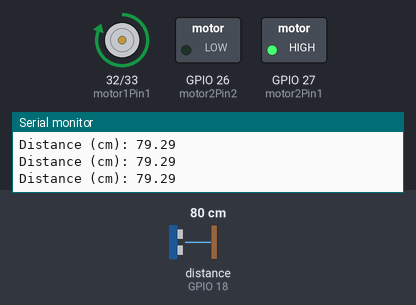
The sketch below on a simulated ESP32. Shown: motor-driver pin pairs drawn as motors (green arrow = first pin HIGH = forward, orange = second pin HIGH = backward, longer = more drive), switched loads named in the sketch (green lamp = pin HIGH), the last lines printed to the serial monitor. Wiring (inferred from the names in the program): ultrasonic range finder: trigger GPIO 5; echo GPIO 18. The test bench sets the inputs (shaded band); at power-on: distance to the obstacle (sensor on GPIO 18) 80 cm. The echo pulse lasts 58.3 µs per cm; pins used as bus, display or sensor lines are not drawn.

Above: at 1.2 s.
1.3 s: distance to the obstacle (sensor on GPIO 18) set to 17 cm
2.8 s: distance to the obstacle (sensor on GPIO 18) set to 14 cm
At 4.0 s:
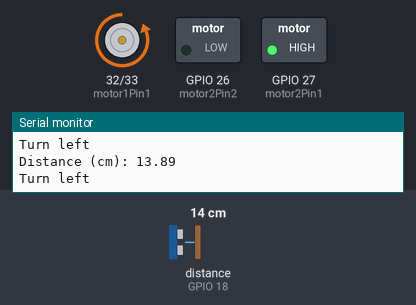
4.3 s: distance to the obstacle (sensor on GPIO 18) set to 18 cm
At 5.5 s:
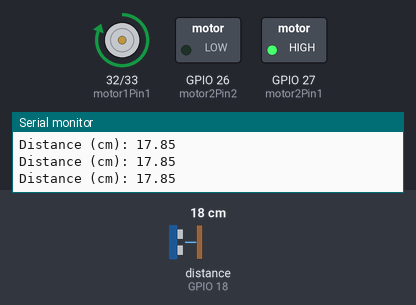
5.9 s: distance to the obstacle (sensor on GPIO 18) set to 2 cm
At 6.4 s:
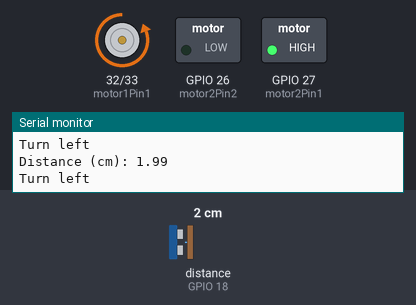
Timing chart, 0 to 8.4 s (numbered marks = the images above; inputs shaded):
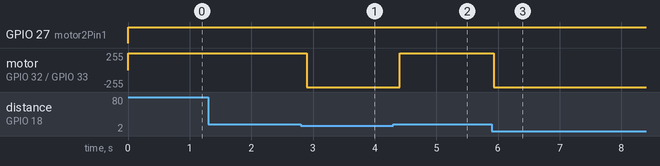

The sketch:

obstacle_avoid.ino
```cpp
int motor1Pin1 = 32;
int motor1Pin2 = 33;

int motor2Pin1 = 27;
int motor2Pin2 = 26;

const int trigPin = 5;
const int echoPin = 18;

//define sound speed in cm/uS
#define SOUND_SPEED 0.034

long duration;
float distanceCm;


// Setting PWM properties
const int freq = 30000;
const int pwmChannel0 = 0;
const int pwmChannel1 = 1;
const int pwmChannel2 = 2;
const int pwmChannel3 = 3;
const int resolution = 8;
int dutyCycle = 200;

void setup() {

  Serial.begin(115200); // Starts the serial communication
  pinMode(trigPin, OUTPUT); // Sets the trigPin as an Output
  pinMode(echoPin, INPUT); // Sets the echoPin as an Input

  // sets the pins as outputs:
  pinMode(motor1Pin1, OUTPUT);
  pinMode(motor1Pin2, OUTPUT);
  pinMode(motor2Pin1, OUTPUT);
  pinMode(motor2Pin2, OUTPUT);

  // configure PWM functionalitites
  ledcSetup(pwmChannel0, freq, resolution);
  ledcSetup(pwmChannel1, freq, resolution);
  ledcSetup(pwmChannel2, freq, resolution);
  ledcSetup(pwmChannel3, freq, resolution);

  // attach the channel to the GPIO to be controlled
  ledcAttachPin(motor1Pin1, pwmChannel0);
  ledcAttachPin(motor1Pin2, pwmChannel1);
  ledcAttachPin(motor2Pin1, pwmChannel2);
  ledcAttachPin(motor2Pin2, pwmChannel3);

  Serial.begin(115200);

  // testing
  Serial.print("Testing DC Motor...");
}


void go_forward(int LSpeed,int RSpeed){

  if(LSpeed > 0){
  ledcWrite(pwmChannel0, LSpeed);
  ledcWrite(pwmChannel1, 0);

  }
  else{
    ledcWrite(pwmChannel0, 0);
  ledcWrite(pwmChannel1, -LSpeed);
  }

  if(RSpeed > 0){
    ledcWrite(pwmChannel2, RSpeed);
    ledcWrite(pwmChannel3, 0);
  }
  else{
    ledcWrite(pwmChannel2, 0);
    ledcWrite(pwmChannel3, -RSpeed);
  }


}

void slow_brake(){
  Serial.println("Slow Brake");
  ledcWrite(pwmChannel0, 0);
  ledcWrite(pwmChannel1, 0);
  ledcWrite(pwmChannel2, 0);
  ledcWrite(pwmChannel3, 0);
}

void turn_left(int speed){
  Serial.println("Turn left");
  ledcWrite(pwmChannel0, 0);
  ledcWrite(pwmChannel1, speed);
  ledcWrite(pwmChannel2, speed);
  ledcWrite(pwmChannel3, 0);
  delay(300);
}

void loop() {

   // Clears the trigPin
  digitalWrite(trigPin, LOW);
  delayMicroseconds(2);
  // Sets the trigPin on HIGH state for 10 micro seconds
  digitalWrite(trigPin, HIGH);
  delayMicroseconds(10);
  digitalWrite(trigPin, LOW);

  // Reads the echoPin, returns the sound wave travel time in microseconds
  duration = pulseIn(echoPin, HIGH);

  // Calculate the distance
  distanceCm = duration * SOUND_SPEED/2;


  // Prints the distance in the Serial Monitor
  Serial.print("Distance (cm): ");
  Serial.println(distanceCm);

  // Move DC motor forward with increasing speed

    if (distanceCm < 15){
        turn_left(255);
    }
    else{
         // Move the DC motor forward at maximum speed
        go_forward(255,255);
        delay(100);
    }

}
```

Measured:
- the behaviour switches between 16 and 15 cm on distance to the obstacle (sensor on GPIO 18) (found by bisection; images 0 and 1)
- after the input at 2.8 s, motor on GPIO 32 (motor1Pin1) / GPIO 33 (motor1Pin2): forward 255/255 → backward 255/255 after 0.10 s
- after the input at 4.3 s, motor on GPIO 32 (motor1Pin1) / GPIO 33 (motor1Pin2): backward 255/255 → forward 255/255 after 0.10 s
- after the input at 5.9 s, motor on GPIO 32 (motor1Pin1) / GPIO 33 (motor1Pin2): forward 255/255 → backward 255/255 at once
